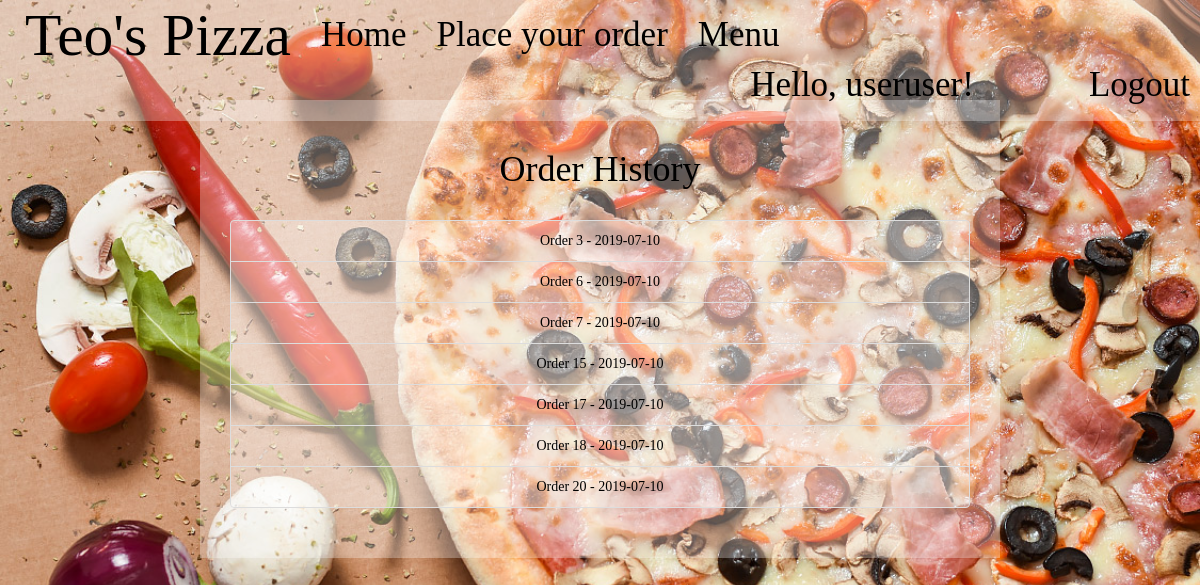
The page /client/home (signed in) on the database as committed earlier.
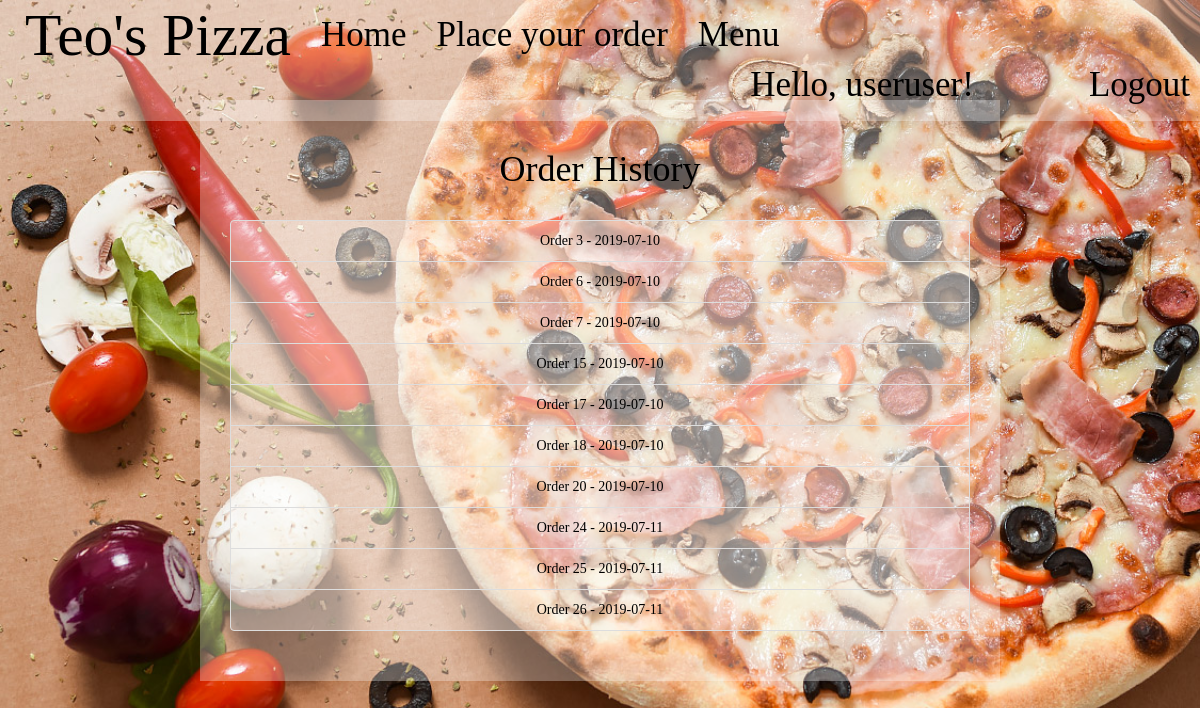
The same page on the database as committed later.
### order/models.py (models this page shows, shortened)
class Order(models.Model):
    user = models.ForeignKey(User, on_delete=models.CASCADE)
    address = models.CharField(max_length = 30)
    comment = models.TextField(blank=True)
    objects = OrdersQuerySet.as_manager()
    date = models.DateField(auto_now_add=True)
    def __str__(self):
        return "Order {} - {}".format(self.id, self.date)
    def get_absolute_url(self):
        return reverse('order_summary', args=[self.id])

### client/views.py (the view)
# urls.py: re_path(r'home$', home, name='client_home'),
@login_required()
def home(request):
    my_orders = Order.objects.orders_for_client(request.user)
    return render (request, "client/home.html", {"orders" : my_orders})

### order/models.py (called while the page is built)
    def get_absolute_url(self):
        return reverse('pizza_details', args=[self.id])

    def orders_for_client(self, user):
        return self.filter(user=user)

### order/templatetags/pizza_extras.py (called while the page is built)
@register.inclusion_tag('orders/pizza_listing.html')
def pizza_list():
    pizzas = Pizza.objects.all()
    return {'pizza_list' : pizzas}

### templates/client/home.html (shortened to what this page needs)
{% extends "base.html" %}
{% block styling %}
{{ block.super }}
{% endblock styling %}
{% block content %}
  {% if orders %}
  <h1>Order History</h1><br>
    <div class="list-group">
      {% for order in orders %}
        <a class="list-group-item"
            href="{{ order.get_absolute_url }}">{{ order }}</a>
      {% endfor %}
    </div>
  {% endif %}
{% endblock %}

### templates/base.html (shortened to what this page needs)
{% load static %}
{% load pizza_extras %}
<!DOCTYPE html>
<html lang="en">
<head>
  <link rel="stylesheet" href="https://maxcdn.bootstrapcdn.com/bootstrap/3.4.0/css/bootstrap.min.css">
  {% block styling %}
    <link rel="stylesheet" href="/static/css/basestyle.css">
  {% endblock styling %}
</head>
<body>
<nav class="navbar transparent navbar-fixed-top">
  <div class="navbar-header">
    <a class="navbar-brand navbutton" href="{% url 'welcome' %}">Teo's Pizza</a>
  </div>
  <div class="collapse navbar-collapse">
  <ul class="nav navbar-nav">
    <li><a class="navbutton" href="{% url 'client_home' %}">Home</a></li>
    <li><a class="navbutton" href="{% url 'place_order' %}">Place your order</a></li>
    <li class="dropdown"><a class="dropdown-toggle navbutton" data-toggle="dropdown" href="#">Menu</a>
     </li>
   </ul>
   <ul class="nav navbar-nav navbar-right">
          {% if user.is_authenticated %}
            <li><div id="hello">Hello, {{ user }}!</div></li>
            <li><a class="navbutton" href="{% url "client_logout" %}">Logout</a></li>
          {% else %}
            <li><a class="navbutton" href="{% url "client_login" %}">Login</a></li>
          {% endif %}
   </ul>
   </div>
</nav>
<div class="container container-bg">
      {% block content %}
      {% endblock %}
</div>
</body>
</html>

### static/css/basestyle.css (style rules this page uses)
body { color: black; text-align: center; background: url(../img/bg1.jpg) no-repeat center center fixed; background-size: cover; }
.navbar-fixed-top.transparent { padding:10px; background: rgba(255, 255, 255, 0.3); font-family: "Marker Felt"; font-size: 35px; }
.navbar-brand { font-size:170%; }
.dropdown { width = 300px; }
a { color: black !important; }
#hello { color: black; margin-right: 100px; }

### templates/base.html (style rules this page uses)
a { color: black; }

### templates/client/home.html (style rules this page uses)
.container { margin-top: 100px; padding: 30px; font-family: "Chalkduster"; max-width: 800px; }
.container-bg { background: rgba(255, 255, 255, 0.3); }
.list-group-item { background-color: rgba(255, 255, 255, 0.3); border-top: 1px solid #ddd; border-radius: 0; }

Rows that differ between the two databases and show on the page:
added Order: id+date "Order 24 - 2019-07-11"
added Order: id+date "Order 25 - 2019-07-11"
added Order: id+date "Order 26 - 2019-07-11"
